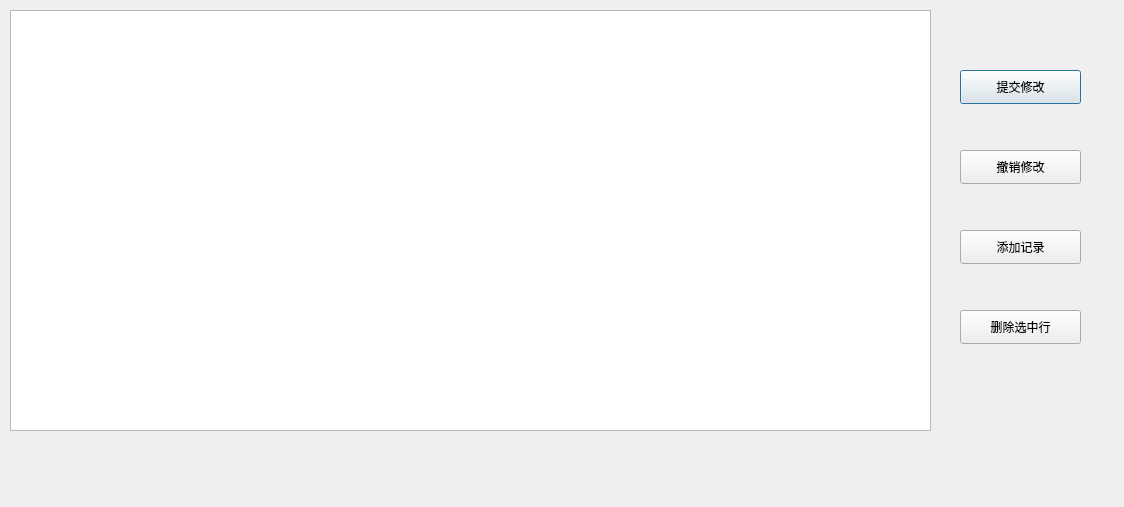
<?xml version="1.0" encoding="UTF-8"?>
<ui version="4.0">
 <class>UsersManage</class>
 <widget class="QDialog" name="UsersManage">
  <property name="geometry">
   <rect>
    <x>0</x>
    <y>0</y>
    <width>1124</width>
    <height>507</height>
   </rect>
  </property>
  <property name="windowTitle">
   <string>账户管理</string>
  </property>
  <widget class="QTableView" name="tableView">
   <property name="geometry">
    <rect>
     <x>10</x>
     <y>10</y>
     <width>921</width>
     <height>421</height>
    </rect>
   </property>
  </widget>
  <widget class="QPushButton" name="submit_btn">
   <property name="geometry">
    <rect>
     <x>960</x>
     <y>70</y>
     <width>121</width>
     <height>34</height>
    </rect>
   </property>
   <property name="text">
    <string>提交修改</string>
   </property>
  </widget>
  <widget class="QPushButton" name="cancel_btn">
   <property name="geometry">
    <rect>
     <x>960</x>
     <y>150</y>
     <width>121</width>
     <height>34</height>
    </rect>
   </property>
   <property name="text">
    <string>撤销修改</string>
   </property>
  </widget>
  <widget class="QPushButton" name="add_btn">
   <property name="geometry">
    <rect>
     <x>960</x>
     <y>230</y>
     <width>121</width>
     <height>34</height>
    </rect>
   </property>
   <property name="text">
    <string>添加记录</string>
   </property>
  </widget>
  <widget class="QPushButton" name="del_btn">
   <property name="geometry">
    <rect>
     <x>960</x>
     <y>310</y>
     <width>121</width>
     <height>34</height>
    </rect>
   </property>
   <property name="text">
    <string>删除选中行</string>
   </property>
  </widget>
 </widget>
 <resources/>
 <connections/>
</ui>
